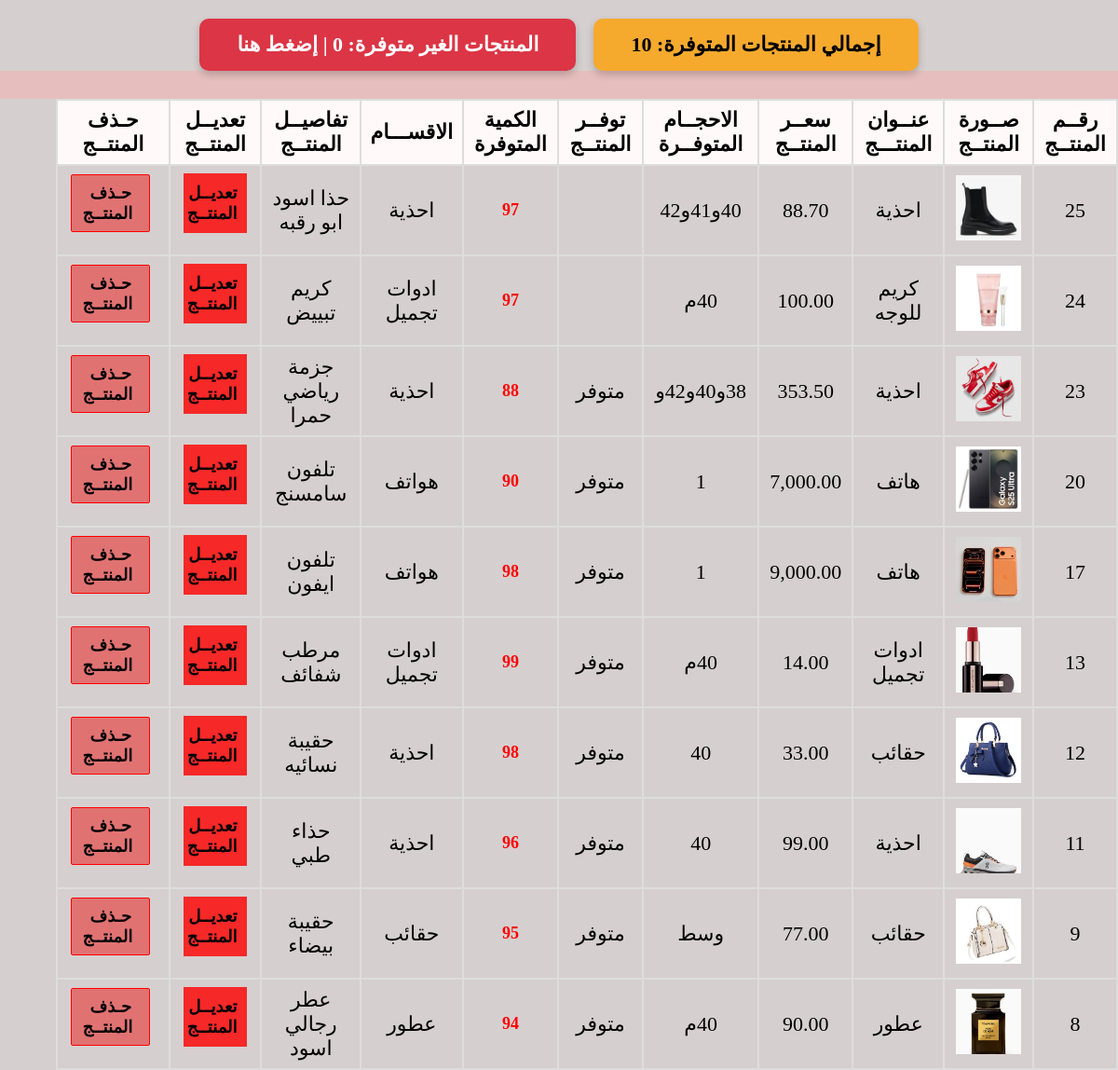
The page /admin/product.php (signed in) on the database its author committed.
### tables this page shows
CREATE TABLE `product` (
  `id` int(11) NOT NULL,
  `proname` varchar(200) NOT NULL,
  `proimg` varchar(200) NOT NULL,
  `proprice` varchar(200) NOT NULL,
  `prosection` varchar(200) NOT NULL,
  `prodescrip` varchar(1000) NOT NULL,
  `prosize` varchar(1000) NOT NULL,
  `prounv` varchar(100) NOT NULL,
  `quantity` int(11) NOT NULL
);

### admin/product.php (the view, shortened to what this page needs)
<!DOCTYPE html>
<html lang="ar" dir="rtl">
<head>
    <link rel="stylesheet" href="style.css">
</head>
<body>
<?php
$count_query = "SELECT COUNT(*) as total FROM product WHERE quantity > 0";
$count_result = mysqli_query($conn, $count_query);
$total_products = mysqli_fetch_assoc($count_result)['total'];
$count_out_query = "SELECT COUNT(*) as total FROM product WHERE quantity = 0";
$count_out_result = mysqli_query($conn, $count_out_query);
$total_out_products = mysqli_fetch_assoc($count_out_result)['total'];
?>
<div style="text-align:center; margin:20px 0 30px 0;">
    <div style="display:inline-block; background:#f5aa2e; color:#000; padding:15px 40px; border-radius:10px; font-size:22px; font-weight:bold; box-shadow:0 4px 8px rgba(0,0,0,0.2); margin-left:15px;">
        إجمالي المنتجات المتوفرة: <?php echo $total_products; ?>
    </div>
    <a href="out_of_stock.php" style="text-decoration:none;">
        <div style="display:inline-block; background:#dc3545; color:#fff; padding:15px 40px; border-radius:10px; font-size:22px; font-weight:bold; box-shadow:0 4px 8px rgba(0,0,0,0.2); cursor:pointer;">
            المنتجات الغير متوفرة: <?php echo $total_out_products; ?> | إضغط هنا
        </div>
    </a>
</div>
<div class="sidebar_container">
<table dir="rtl">
<tr>
<th>رقــم المنتــج</th>
<th>صــورة المنتــج</th>
<th>عنــوان المنتـــج</th>
<th>سعــر المنتــج</th>
<th>الاحجــام المتوفــرة</th>
<th>توفــر المنتــج</th>
<th>الكمية المتوفرة</th>
<th>الاقســـام</th>
<th>تفاصيــل المنتــج</th>
<th>تعديــل المنتــج</th>
<th>حـذف المنتــج</th>
</tr>
<?php
$query = "SELECT * FROM product WHERE quantity > 0 ORDER BY id DESC";
$result = mysqli_query($conn, $query);
while($row = mysqli_fetch_assoc($result)){
?>
<tr>
<td><?php echo $row['id']; ?></td>
<td><img src="../uploads/img/<?php echo $row['proimg']; ?>" style="width:70px;height:70px;object-fit:cover;"></td>
<td><?php echo htmlspecialchars($row['proname']); ?></td>
<td><?php echo number_format($row['proprice'],2); ?></td>
<td><?php $size = htmlspecialchars($row['prosize']);
 echo mb_strlen($size, 'UTF-8') > 50 ? mb_substr($size, 0, 50, 'UTF-8') . '...' : $size;
?></td>
<td><?php echo htmlspecialchars($row['prounv']); ?></td>
<td style="color:red; font-weight:bold; font-size:18px;"><?php echo $row['quantity']; ?></td>
<td><?php echo htmlspecialchars($row['prosection']); ?></td>
<td>
    <?php
    $desc = htmlspecialchars($row['prodescrip']);
    echo mb_strlen($desc, 'UTF-8') > 50 ? mb_substr($desc, 0, 50, 'UTF-8') . '...' : $desc;
    ?>
</td>
<td>
    <a href="update.php?id=<?php echo $row['id'];?>">
        <button type="button" class="UPDATE">تعديــل المنتــج</button>
    </a>
</td>
<td>
    <a href="product.php?id=<?php echo $row['id'];?>&delete=1" onclick="return confirm('متأكد تبي تحذف المنتج <?php echo htmlspecialchars($row['proname']); ?>؟');">
        <button type="button" class="delet">حـذف المنتــج</button>
    </a>
</td>
</tr>
<?php
}
?>
</table>
</div>
</body>
</html>

### admin/style.css (style rules this page uses)
* { margin: 0; padding : 0; list-style:none ; text-decoration:none ; }
body { background-color:#e6bebe; }
.sidebar_container { display: flex; position: relative; }
.sidebar_container table { background-color: #e6bebe; width: 95%; border-collapse: collapse; }
.sidebar_container table th,td { font-size: 22px; padding: 8px; text-align: center; border: 2px solid #ddd; }
.sidebar_container table th { background-color: rgb(255, 249, 249); }
.sidebar_container table .delet { color: rgb(0, 0, 0); font-size: 18px; font-weight: bold; background-color: rgb(225, 114, 114); padding: 8px 18px; border-radius: 2px; border: 1px solid red; margin-right: 5px; }
* { background-color: #d6cfcf; }
button { width: 83%; padding: 10px; margin-bottom: 15px; background-color: #f62828; border: none; cursor: pointer; font-size: 18px; font-weight: bold; }
.sidebar_container table img { width: 100px; height: 80px; }

### rows shown on the page
product: id "25", proimg (picture), proname "احذية", proprice "88.70", prosize "40و41و42", quantity "97", prosection "احذية", prodescrip "حذا اسود ابو رقبه"
product: id "24", proimg (picture), proname "كريم للوجه", proprice "100.00", prosize "40م", quantity "97", prosection "ادوات تجميل", prodescrip "كريم تبييض"
product: id "23", proimg (picture), proname "احذية", proprice "353.50", prosize "38و40و42و", prounv "متوفر", quantity "88", prosection "احذية", prodescrip "جزمة رياضي حمرا"
product: id "20", proimg (picture), proname "هاتف", proprice "7,000.00", prosize "1", prounv "متوفر", quantity "90", prosection "هواتف", prodescrip "تلفون سامسنج"
product: id "17", proimg (picture), proname "هاتف", proprice "9,000.00", prosize "1", prounv "متوفر", quantity "98", prosection "هواتف", prodescrip "تلفون ايفون"
product: id "13", proimg (picture), proname "ادوات تجميل", proprice "14.00", prosize "40م", prounv "متوفر", quantity "99", prosection "ادوات تجميل", prodescrip "مرطب شفائف"
product: id "12", proimg (picture), proname "حقائب", proprice "33.00", prosize "40", prounv "متوفر", quantity "98", prosection "احذية", prodescrip "حقيبة نسائيه"
product: id "11", proimg (picture), proname "احذية", proprice "99.00", prosize "40", prounv "متوفر", quantity "96", prosection "احذية", prodescrip "حذاء طبي"
product: id "9", proimg (picture), proname "حقائب", proprice "77.00", prosize "وسط", prounv "متوفر", quantity "95", prosection "حقائب", prodescrip "حقيبة بيضاء"
product: id "8", proimg (picture), proname "عطور", proprice "90.00", prosize "40م", prounv "متوفر", quantity "94", prosection "عطور", prodescrip "عطر رجالي اسود"

### other values the page prints
$total_products "10"
